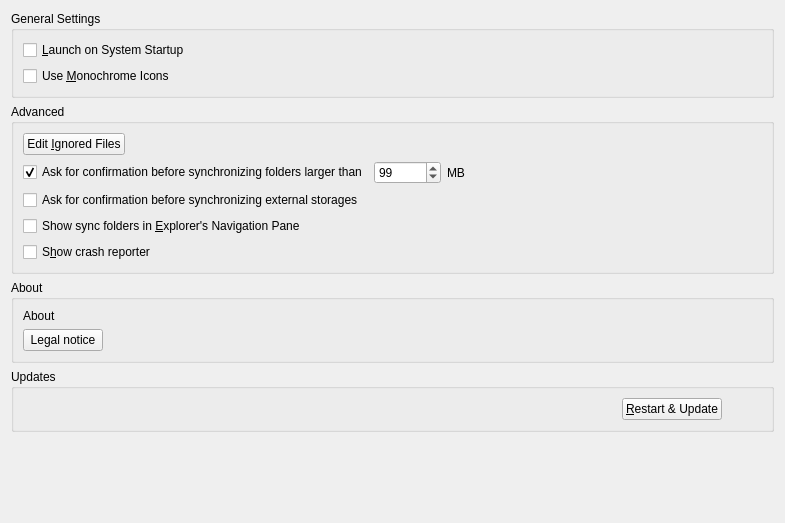
<?xml version="1.0" encoding="UTF-8"?>
<ui version="4.0">
 <class>OCC::GeneralSettings</class>
 <widget class="QWidget" name="OCC::GeneralSettings">
  <property name="geometry">
   <rect>
    <x>0</x>
    <y>0</y>
    <width>785</width>
    <height>523</height>
   </rect>
  </property>
  <property name="windowTitle">
   <string notr="true">Form</string>
  </property>
  <layout class="QGridLayout" name="gridLayout_3">
   <item row="2" column="0">
    <widget class="QGroupBox" name="aboutGroupBox">
     <property name="title">
      <string>About</string>
     </property>
     <layout class="QVBoxLayout" name="verticalLayout_3">
      <item>
       <widget class="QLabel" name="aboutLabel">
        <property name="sizePolicy">
         <sizepolicy hsizetype="Preferred" vsizetype="Minimum">
          <horstretch>0</horstretch>
          <verstretch>0</verstretch>
         </sizepolicy>
        </property>
        <property name="text">
         <string>About</string>
        </property>
       </widget>
      </item>
      <item>
       <layout class="QHBoxLayout" name="horizontalLayout_6">
        <item>
         <widget class="QPushButton" name="legalNoticeButton">
          <property name="text">
           <string>Legal notice</string>
          </property>
         </widget>
        </item>
        <item>
         <spacer name="horizontalSpacer_2">
          <property name="orientation">
           <enum>Qt::Horizontal</enum>
          </property>
          <property name="sizeHint" stdset="0">
           <size>
            <width>40</width>
            <height>20</height>
           </size>
          </property>
         </spacer>
        </item>
       </layout>
      </item>
     </layout>
    </widget>
   </item>
   <item row="0" column="0">
    <widget class="QGroupBox" name="generalGroupBox">
     <property name="title">
      <string>General Settings</string>
     </property>
     <layout class="QGridLayout" name="gridLayout_2">
      <item row="1" column="0">
       <widget class="QCheckBox" name="monoIconsCheckBox">
        <property name="toolTip">
         <string>For System Tray</string>
        </property>
        <property name="text">
         <string>Use &amp;Monochrome Icons</string>
        </property>
       </widget>
      </item>
      <item row="0" column="0">
       <widget class="QCheckBox" name="autostartCheckBox">
        <property name="text">
         <string>&amp;Launch on System Startup</string>
        </property>
       </widget>
      </item>
      <item row="0" column="1">
       <widget class="QCheckBox" name="serverNotificationsCheckBox">
        <property name="text">
         <string>Show Server &amp;Notifications</string>
        </property>
       </widget>
        <widget class="QCheckBox" name="virtualFileSystemCheckbox">
          <property name="text">
            <string>Enable &amp;Virtual File System</string>
          </property>
          <property name="hidden">
            <bool>true</bool>
          </property>
        </widget>        
      </item>
     </layout>
    </widget>
   </item>
   <item row="3" column="0">
    <widget class="QGroupBox" name="updatesGroupBox">
     <property name="title">
      <string>Updates</string>
     </property>
     <layout class="QHBoxLayout" name="horizontalLayout">
      <item>
       <widget class="QLabel" name="updateStateLabel">
        <property name="text">
         <string/>
        </property>
        <property name="wordWrap">
         <bool>true</bool>
        </property>
        <property name="openExternalLinks">
         <bool>true</bool>
        </property>
       </widget>
      </item>
      <item>
       <widget class="QPushButton" name="restartButton">
        <property name="sizePolicy">
         <sizepolicy hsizetype="Maximum" vsizetype="Fixed">
          <horstretch>0</horstretch>
          <verstretch>0</verstretch>
         </sizepolicy>
        </property>
        <property name="text">
         <string>&amp;Restart &amp;&amp; Update</string>
        </property>
       </widget>
      </item>
      <item>
       <spacer name="horizontalSpacer">
        <property name="orientation">
         <enum>Qt::Horizontal</enum>
        </property>
        <property name="sizeType">
         <enum>QSizePolicy::Preferred</enum>
        </property>
        <property name="sizeHint" stdset="0">
         <size>
          <width>40</width>
          <height>20</height>
         </size>
        </property>
       </spacer>
      </item>
     </layout>
    </widget>
   </item>
   <item row="4" column="0">
    <spacer name="verticalSpacer">
     <property name="orientation">
      <enum>Qt::Vertical</enum>
     </property>
     <property name="sizeHint" stdset="0">
      <size>
       <width>20</width>
       <height>0</height>
      </size>
     </property>
    </spacer>
   </item>
   <item row="1" column="0">
    <widget class="QGroupBox" name="groupBox">
     <property name="title">
      <string>Advanced</string>
     </property>
     <layout class="QVBoxLayout" name="verticalLayout">
      <item>
       <layout class="QHBoxLayout" name="horizontalLayout_4">
        <item>
         <widget class="QPushButton" name="ignoredFilesButton">
          <property name="text">
           <string>Edit &amp;Ignored Files</string>
          </property>
         </widget>
        </item>
        <item>
         <spacer name="horizontalSpacer_4">
          <property name="orientation">
           <enum>Qt::Horizontal</enum>
          </property>
          <property name="sizeHint" stdset="0">
           <size>
            <width>555</width>
            <height>20</height>
           </size>
          </property>
         </spacer>
        </item>
       </layout>
      </item>
      <item>
       <layout class="QHBoxLayout" name="horizontalLayout_3">
        <item>
         <widget class="QCheckBox" name="newFolderLimitCheckBox">
          <property name="text">
           <string>Ask for confirmation before synchronizing folders larger than</string>
          </property>
          <property name="checked">
           <bool>true</bool>
          </property>
         </widget>
        </item>
        <item>
         <widget class="QSpinBox" name="newFolderLimitSpinBox">
          <property name="maximum">
           <number>999999</number>
          </property>
          <property name="value">
           <number>99</number>
          </property>
         </widget>
        </item>
        <item>
         <widget class="QLabel" name="label">
          <property name="text">
           <string extracomment="Trailing part of &quot;Ask confirmation before syncing folder larger than&quot; ">MB</string>
          </property>
         </widget>
        </item>
        <item>
         <spacer name="horizontalSpacer_3">
          <property name="orientation">
           <enum>Qt::Horizontal</enum>
          </property>
          <property name="sizeHint" stdset="0">
           <size>
            <width>40</width>
            <height>20</height>
           </size>
          </property>
         </spacer>
        </item>
       </layout>
      </item>
      <item>
       <layout class="QHBoxLayout" name="horizontalLayout_8">
        <item>
         <widget class="QCheckBox" name="newExternalStorage">
          <property name="text">
           <string>Ask for confirmation before synchronizing external storages</string>
          </property>
         </widget>
        </item>
       </layout>
      </item>
      <item>
       <layout class="QHBoxLayout" name="horizontalLayout_10">
        <item>
         <widget class="QCheckBox" name="showInExplorerNavigationPaneCheckBox">
          <property name="text">
           <string>Show sync folders in &amp;Explorer's Navigation Pane</string>
          </property>
         </widget>
        </item>
       </layout>
      </item>
      <item>
       <layout class="QHBoxLayout" name="horizontalLayout_9">
        <item>
         <widget class="QCheckBox" name="crashreporterCheckBox">
          <property name="sizePolicy">
           <sizepolicy hsizetype="MinimumExpanding" vsizetype="Fixed">
            <horstretch>0</horstretch>
            <verstretch>0</verstretch>
           </sizepolicy>
          </property>
          <property name="text">
           <string>S&amp;how crash reporter</string>
          </property>
         </widget>
        </item>
       </layout>
      </item>
     </layout>
    </widget>
   </item>
  </layout>
 </widget>
 <tabstops>
  <tabstop>autostartCheckBox</tabstop>
  <tabstop>serverNotificationsCheckBox</tabstop>
  <tabstop>virtualFileSystemCheckbox</tabstop>
  <tabstop>monoIconsCheckBox</tabstop>
  <tabstop>ignoredFilesButton</tabstop>
  <tabstop>newFolderLimitCheckBox</tabstop>
  <tabstop>newFolderLimitSpinBox</tabstop>
  <tabstop>crashreporterCheckBox</tabstop>
  <tabstop>restartButton</tabstop>
 </tabstops>
 <resources/>
 <connections>
  <connection>
   <sender>newFolderLimitCheckBox</sender>
   <signal>toggled(bool)</signal>
   <receiver>newFolderLimitSpinBox</receiver>
   <slot>setEnabled(bool)</slot>
   <hints>
    <hint type="sourcelabel">
     <x>247</x>
     <y>188</y>
    </hint>
    <hint type="destinationlabel">
     <x>497</x>
     <y>190</y>
    </hint>
   </hints>
  </connection>
 </connections>
</ui>
